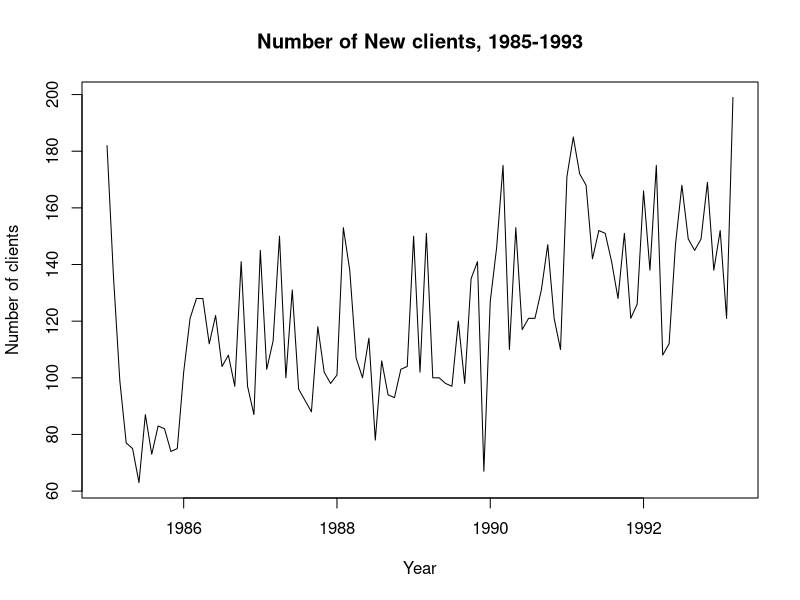
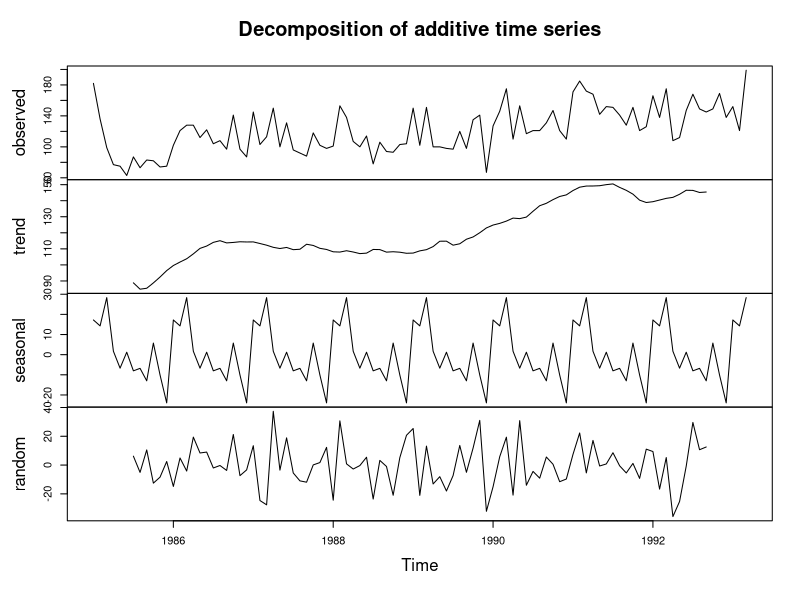
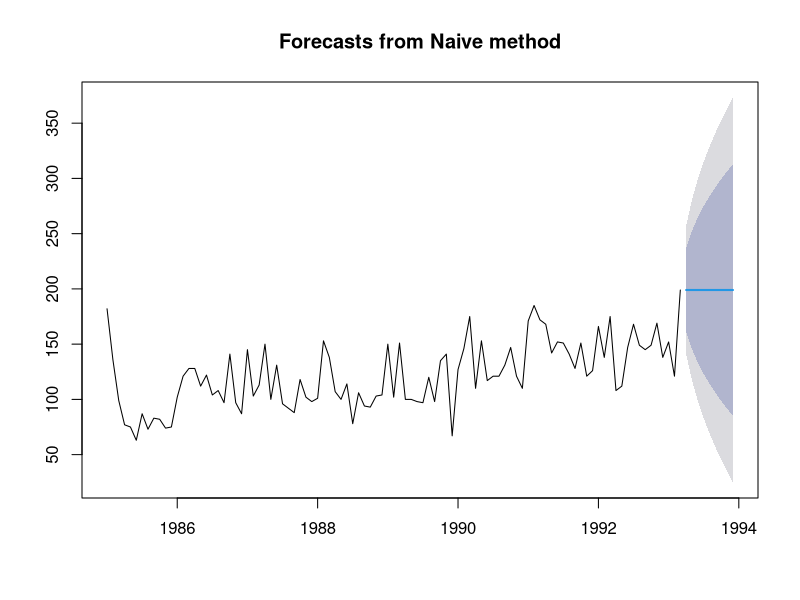
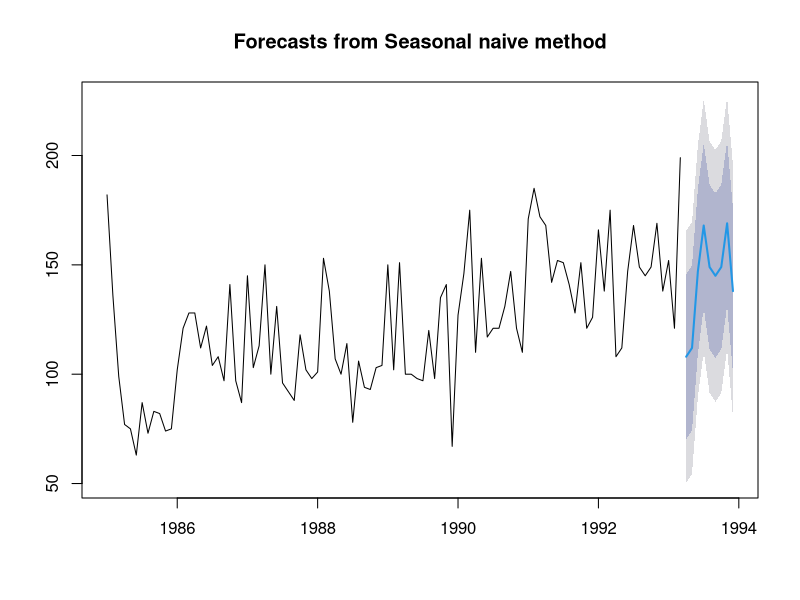
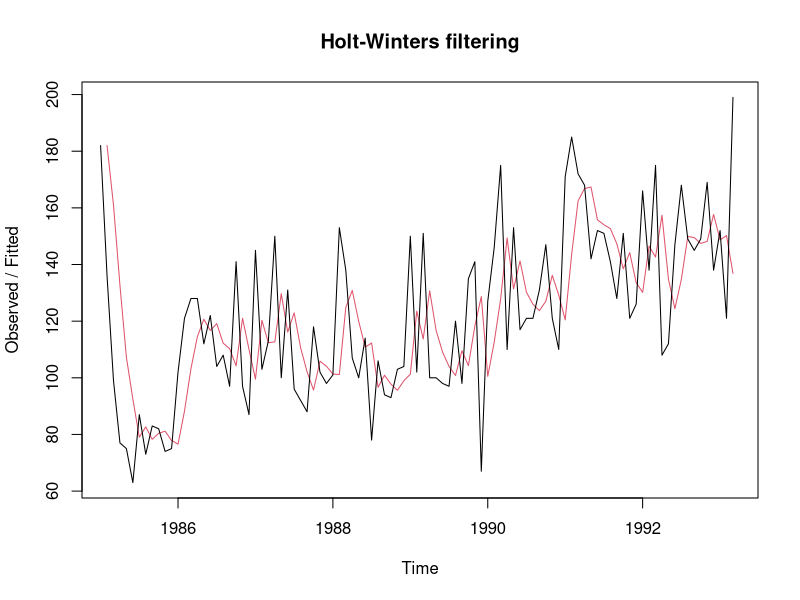

Source code (R) for these figures, in order: (Note: this script raises an error after producing the figures.)
#Import Forecast Library
library("forecast")

#Read DataSet
data <- read.csv("case3.csv")
#Create the Time Series
series <- ts(data, frequency = 12, start = c(1985))
#Show the series on a graph
plot.ts(series, main="Number of New clients, 1985-1993",  ylab="Number of clients", xlab="Year")

#Decompose the Time Series in its components
decomposedSeries <- decompose(series)
plot (decomposedSeries)

#######We need to forecast 9 periods##########

#Explore some Naive Forecasting Methods
#Despite the fact we developed our "Naive model" with Excel, we wanted to explore some Naive methods with R

#Naive stationary model
stationarynaive <- naive(series, h=9)
stationarynaive
plot(stationarynaive)
accuracy(stationarynaive)

#Naive sesonal model
seasonalnaive <- snaive(series, h=9)
seasonalnaive
plot(seasonalnaive)
accuracy(seasonalnaive)


#Smoothing Exponential
seriesforecast <- HoltWinters(series, beta=FALSE, gamma=FALSE)
seriesforecast
#compare the graphs
plot(seriesforecast)
# forecast
forecast_smoothing_exp <- forecast.HoltWinters(seriesforecast, h=9)
forecast_smoothing_exp
plot(forecast_smoothing_exp)
accuracy(forecast_smoothing_exp)

#Holt's Exponential Smoothing (trend; no seasonality)
seriesforecast3 <- HoltWinters(series, gamma = FALSE)
seriesforecast3
plot(seriesforecast3)
# forecast
forecast_holts <- forecast.HoltWinters(seriesforecast3, h=9)
forecast_holts
plot(forecast_holts)
accuracy(forecast_holts)


#CHOSEN MODEL: Winters' Exponential Smoothing
#Winters Exponential Smoothing (increasing/decreasing trend and seasonability)
seriesforecast4 <- HoltWinters(series)
seriesforecast4
plot(seriesforecast4)
# forecast
forecast_winters<- forecast.HoltWinters(seriesforecast4, h=9)
forecast_winters
#Show a projection of the forecasting, with interval of confidence of .95 and .8
plot(forecast_winters)
#Get the accuracy socre
accuracy(forecast_winters)

#Correlogram function of Residuals
residuals <- na.exclude(forecast_winters$residuals) #Exclude NA values
residuals
acf(residuals, lag.max = 24, main="Autocorrelation Residual Function")



#########################
#Ultimately, even though not required by the assignemnt, let the software choose the best forecasting model
#R can find the best forecasting thanks to the function forecast()
best_forecast <- forecast(series, h=9)
best_forecast
plot(best_forecast)
accuracy(best_forecast)

